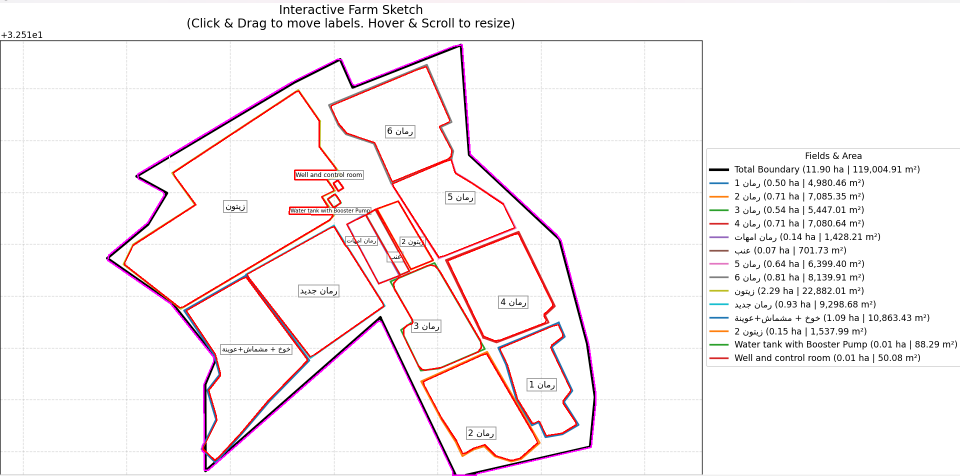
#> input picture tools/map-geometry/verification_overlay.png, 1920 x 951 px (shown at 1/2 size)
$ python extract_v1_by_colour.py verification_overlay.png verification_overlay.png verification_overlay.png
#> lines starting #> are read from the running program, lines starting #| are printed output that depends on the picture; after the words box and inside, x2 and y2 are one past the last pixel; in counts of white or black regions, pixels touching at a corner belong together
"""Extract zone polygons from the farm sketch by line colour and verify against legend areas."""

import json
import sys

import cv2
import numpy as np

src, out_json, out_debug = sys.argv[1], sys.argv[2], sys.argv[3]
img = cv2.imread(src)  # BGR
#> img is the input picture: shape (951, 1920, 3); mean B, G, R 244.2, 242.8, 247.9
H, W = img.shape[:2]
#> H = 951; W = 1920
PLOT = (0, 82, 1404, H)  # x0, y0, x1, y1 — legend lives at x > 1405
#> PLOT = (0, 82, 1404, 951)

# matplotlib tab10 colours (RGB)
COLORS = {
    "blue": (31, 119, 180), "orange": (255, 127, 14), "green": (44, 160, 44),
    "red": (214, 39, 40), "purple": (148, 103, 189), "brown": (140, 86, 75),
    "pink": (227, 119, 194), "gray": (127, 127, 127), "olive": (188, 189, 34),
    "cyan": (23, 190, 207), "black": (0, 0, 0),
}
# zone id → (colour, approximate label position in the image, legend area m²)
ZONES = {
    "boundary":            ("black", (700, 500), 119004.91),
    "zone_rumman_1":       ("blue", (1084, 768), 4980.46),
    "zone_fruit_mix":      ("blue", (512, 697), 10863.43),
    "zone_rumman_2":       ("orange", (962, 866), 7085.35),
    "zone_zaytoun_2":      ("orange", (812, 470), 1537.99),
    "zone_rumman_3":       ("green", (852, 652), 5447.01),
    "tank":                ("green", (668, 402), 88.29),
    "zone_rumman_4":       ("red", (1027, 604), 7080.64),
    "well":                ("red", (676, 371), 50.08),
    "zone_rumman_ummahat": ("purple", (750, 500), 1428.21),
    "zone_enab":           ("brown", (775, 485), 701.73),
    "zone_rumman_5":       ("pink", (920, 395), 6399.40),
    "zone_rumman_6":       ("gray", (800, 262), 8139.91),
    "zone_zaytoun":        ("olive", (470, 412), 22882.01),
    "zone_rumman_jadeed":  ("cyan", (637, 581), 9298.68),
}


def colour_mask(rgb, tol):
    bgr = np.array(rgb[::-1], dtype=np.int16)
    diff = np.abs(img.astype(np.int16) - bgr).max(axis=2)
    m = (diff <= tol).astype(np.uint8) * 255
    x0, y0, x1, y1 = PLOT
    clip = np.zeros_like(m)
    clip[y0:y1, x0:x1] = m[y0:y1, x0:x1]
    return clip


def regions_for(colour):
    tol = 30 if colour != "black" else 60
    m = colour_mask(COLORS[colour], tol)
    m = cv2.morphologyEx(m, cv2.MORPH_CLOSE, np.ones((5, 5), np.uint8))
    m = cv2.dilate(m, np.ones((3, 3), np.uint8))
    contours, hierarchy = cv2.findContours(m, cv2.RETR_CCOMP, cv2.CHAIN_APPROX_NONE)
    out = []
    for i, c in enumerate(contours):
        # inner contours (holes) of the outline = the enclosed field
        if hierarchy[0][i][3] != -1 and cv2.contourArea(c) > 300:
            out.append(c)
    return out


results, debug = {}, img.copy()
by_colour: dict[str, list] = {}
for zid, (colour, label, _) in ZONES.items():
    by_colour.setdefault(colour, regions_for(colour))
    cands = by_colour[colour]
    # pick the region that contains the label point, else the nearest centroid
    inside = [c for c in cands if cv2.pointPolygonTest(c, label, False) >= 0]
    if inside:
        c = min(inside, key=cv2.contourArea)  # smallest enclosing (avoid outer boundary)
    else:
        def dist(c):
            m = cv2.moments(c)
            cx, cy = m["m10"] / m["m00"], m["m01"] / m["m00"]
            return (cx - label[0]) ** 2 + (cy - label[1]) ** 2
        c = min(cands, key=dist) if cands else None
    if c is None:
        print("MISSING", zid)
        continue
    approx = cv2.approxPolyDP(c, 1.2, True)
    results[zid] = {"px_area": float(cv2.contourArea(c)), "points": approx.reshape(-1, 2).tolist()}
    cv2.polylines(debug, [approx], True, (0, 0, 255), 2)
    cv2.putText(debug, zid.replace("zone_", ""), tuple(int(v) for v in approx.reshape(-1, 2).mean(0)),
                cv2.FONT_HERSHEY_SIMPLEX, 0.4, (0, 0, 0), 1)
#> this loop made 15 passes
#> pass 1, in colour_mask, `diff = np.abs(img.astype(np.int16) - bgr).max(axis=2)`:
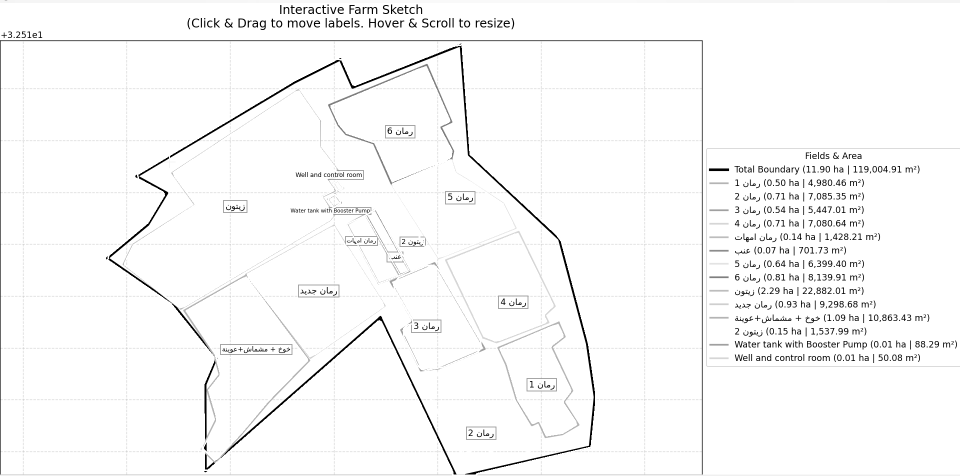
#> diff: shape (951, 1920) int16 (shown at 1/2 size); min 0, max 255, mean 248.4
#> pass 1, in colour_mask, `m = (diff <= tol).astype(np.uint8) * 255`:
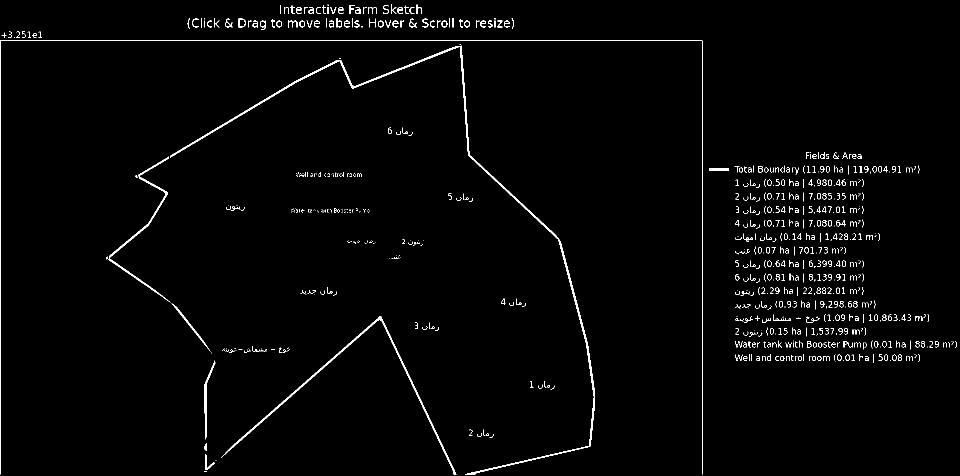
#> m: shape (951, 1920) (shown at 1/2 size); 1.6% white in thin lines or dots
#> pass 1, in regions_for, `m = colour_mask(COLORS[colour], tol)`:
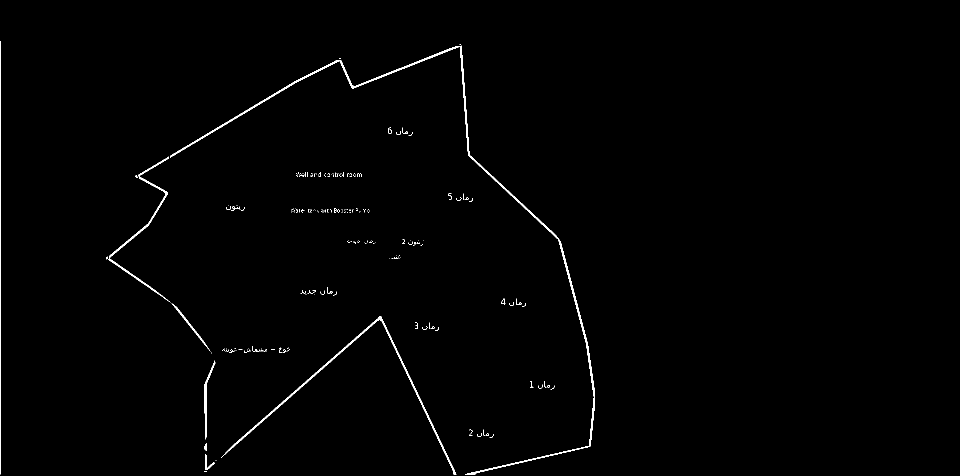
#> m: shape (951, 1920) (shown at 1/2 size); 0.74% white; 206 white regions (181 under 20 px), largest, box (x1, y1, x2, y2) and area: (340, 91, 1190, 949) 6055, (442, 632, 913, 949) 2527, (217, 313, 341, 605) 1486
#> pass 1, in regions_for, `m = cv2.morphologyEx(m, cv2.MORPH_CLOSE, np.ones((5, 5), np.uint8))`:
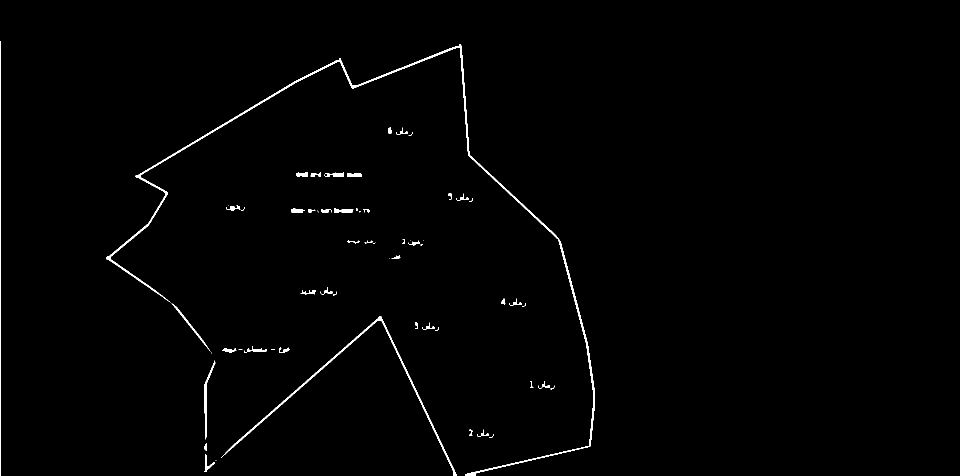
#> m: shape (951, 1920) (shown at 1/2 size); 0.85% white; 62 white regions (23 under 20 px), largest, box (x1, y1, x2, y2) and area: (212, 88, 1190, 951) 7707, (442, 632, 913, 951) 2542, (0, 82, 1, 951) 869
#> after the loop:
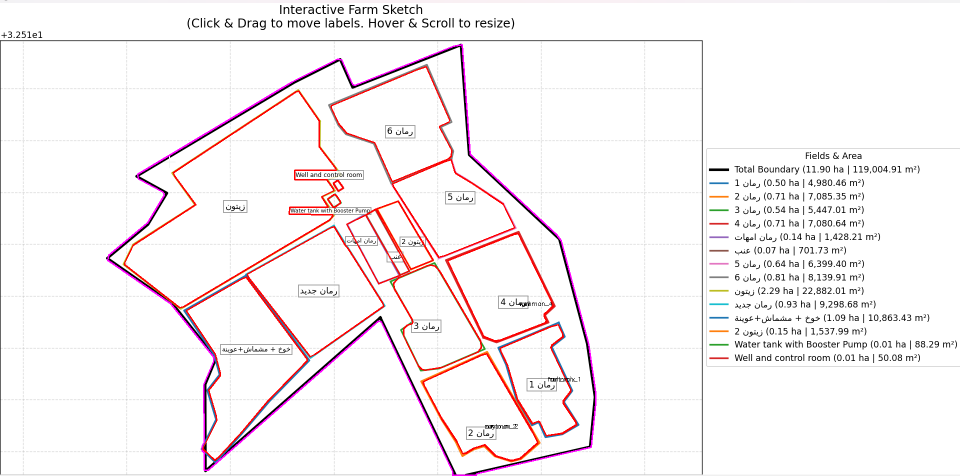
#> debug: shape (951, 1920, 3) (shown at 1/2 size); 0.09% of pixels changed, all inside (x1, y1, x2, y2) = (845, 466, 1160, 923)
#> after the loop, by_colour = 11 items; results = 6 items

# area check: m² per px² should be the same for every zone
scales = {z: ZONES[z][2] / r["px_area"] for z, r in results.items() if r["px_area"] > 0}
#> scales = {'zone_rumman_1': 0.258, 'zone_fruit_mix': 0.563, 'zone_rumman_2': 0.253, 'zone_zaytoun_2': 0.055, 'zone_rumman_4': 0.254, 'well': 0.0018}
ref = np.median([s for z, s in scales.items() if z.startswith("zone_")])
#> ref = 0.254
print(f"median m²/px² = {ref:.4f}")
#| median m²/px² = 0.2540
for z, s in sorted(scales.items(), key=lambda kv: kv[1] / ref):
    print(f"{z:22s} px={results[z]['px_area']:9.0f}  ratio={s / ref:5.2f}  pts={len(results[z]['points'])}")
#> this loop made 6 passes
#> (z, s) on passes 1 to 6: ('well', 0.0018), ('zone_zaytoun_2', 0.055), ('zone_rumman_2', 0.253), ('zone_rumman_4', 0.254), ('zone_rumman_1', 0.258), ('zone_fruit_mix', 0.563)
#| well                   px=    27878  ratio= 0.01  pts=14
#| zone_zaytoun_2         px=    27954  ratio= 0.22  pts=17
#| zone_rumman_2          px=    27954  ratio= 1.00  pts=17
#| zone_rumman_4          px=    27878  ratio= 1.00  pts=14
#| zone_rumman_1          px=    19300  ratio= 1.02  pts=22
#| zone_fruit_mix         px=    19300  ratio= 2.22  pts=22

cv2.imwrite(out_debug, debug)
json.dump({"plot": PLOT, "m2_per_px2": ref, "zones": results}, open(out_json, "w"), indent=1)
